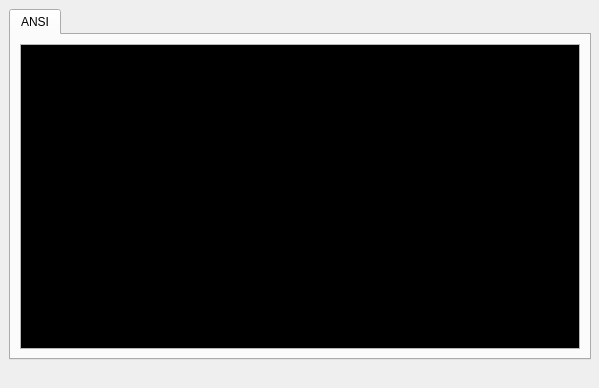
<?xml version="1.0" encoding="UTF-8"?>
<ui version="4.0">
 <class>Dialog</class>
 <widget class="QDialog" name="Dialog">
  <property name="geometry">
   <rect>
    <x>0</x>
    <y>0</y>
    <width>599</width>
    <height>388</height>
   </rect>
  </property>
  <property name="windowTitle">
   <string>dialog</string>
  </property>
  <widget class="QTabWidget" name="TabWidget">
   <property name="geometry">
    <rect>
     <x>9</x>
     <y>9</y>
     <width>582</width>
     <height>351</height>
    </rect>
   </property>
   <property name="currentIndex">
    <number>0</number>
   </property>
   <widget class="QWidget" name="tab">
    <property name="autoFillBackground">
     <bool>false</bool>
    </property>
    <property name="styleSheet">
     <string notr="true"/>
    </property>
    <attribute name="title">
     <string>ANSI</string>
    </attribute>
    <layout class="QGridLayout" name="gridLayout" columnstretch="0">
     <item row="0" column="0" rowspan="2">
      <widget class="QTextEdit" name="TextEdit1">
       <property name="palette">
        <palette>
         <active>
          <colorrole role="Text">
           <brush brushstyle="SolidPattern">
            <color alpha="255">
             <red>0</red>
             <green>255</green>
             <blue>0</blue>
            </color>
           </brush>
          </colorrole>
          <colorrole role="Base">
           <brush brushstyle="SolidPattern">
            <color alpha="255">
             <red>0</red>
             <green>0</green>
             <blue>0</blue>
            </color>
           </brush>
          </colorrole>
          <colorrole role="PlaceholderText">
           <brush brushstyle="NoBrush">
            <color alpha="128">
             <red>0</red>
             <green>255</green>
             <blue>0</blue>
            </color>
           </brush>
          </colorrole>
         </active>
         <inactive>
          <colorrole role="Text">
           <brush brushstyle="SolidPattern">
            <color alpha="255">
             <red>0</red>
             <green>255</green>
             <blue>0</blue>
            </color>
           </brush>
          </colorrole>
          <colorrole role="Base">
           <brush brushstyle="SolidPattern">
            <color alpha="255">
             <red>0</red>
             <green>0</green>
             <blue>0</blue>
            </color>
           </brush>
          </colorrole>
          <colorrole role="PlaceholderText">
           <brush brushstyle="NoBrush">
            <color alpha="128">
             <red>0</red>
             <green>255</green>
             <blue>0</blue>
            </color>
           </brush>
          </colorrole>
         </inactive>
         <disabled>
          <colorrole role="Text">
           <brush brushstyle="SolidPattern">
            <color alpha="255">
             <red>120</red>
             <green>120</green>
             <blue>120</blue>
            </color>
           </brush>
          </colorrole>
          <colorrole role="Base">
           <brush brushstyle="SolidPattern">
            <color alpha="255">
             <red>240</red>
             <green>240</green>
             <blue>240</blue>
            </color>
           </brush>
          </colorrole>
          <colorrole role="PlaceholderText">
           <brush brushstyle="NoBrush">
            <color alpha="128">
             <red>0</red>
             <green>255</green>
             <blue>0</blue>
            </color>
           </brush>
          </colorrole>
         </disabled>
        </palette>
       </property>
       <property name="font">
        <font>
         <pointsize>8</pointsize>
        </font>
       </property>
       <property name="readOnly">
        <bool>true</bool>
       </property>
      </widget>
     </item>
    </layout>
   </widget>
  </widget>
 </widget>
 <resources/>
 <connections/>
</ui>
